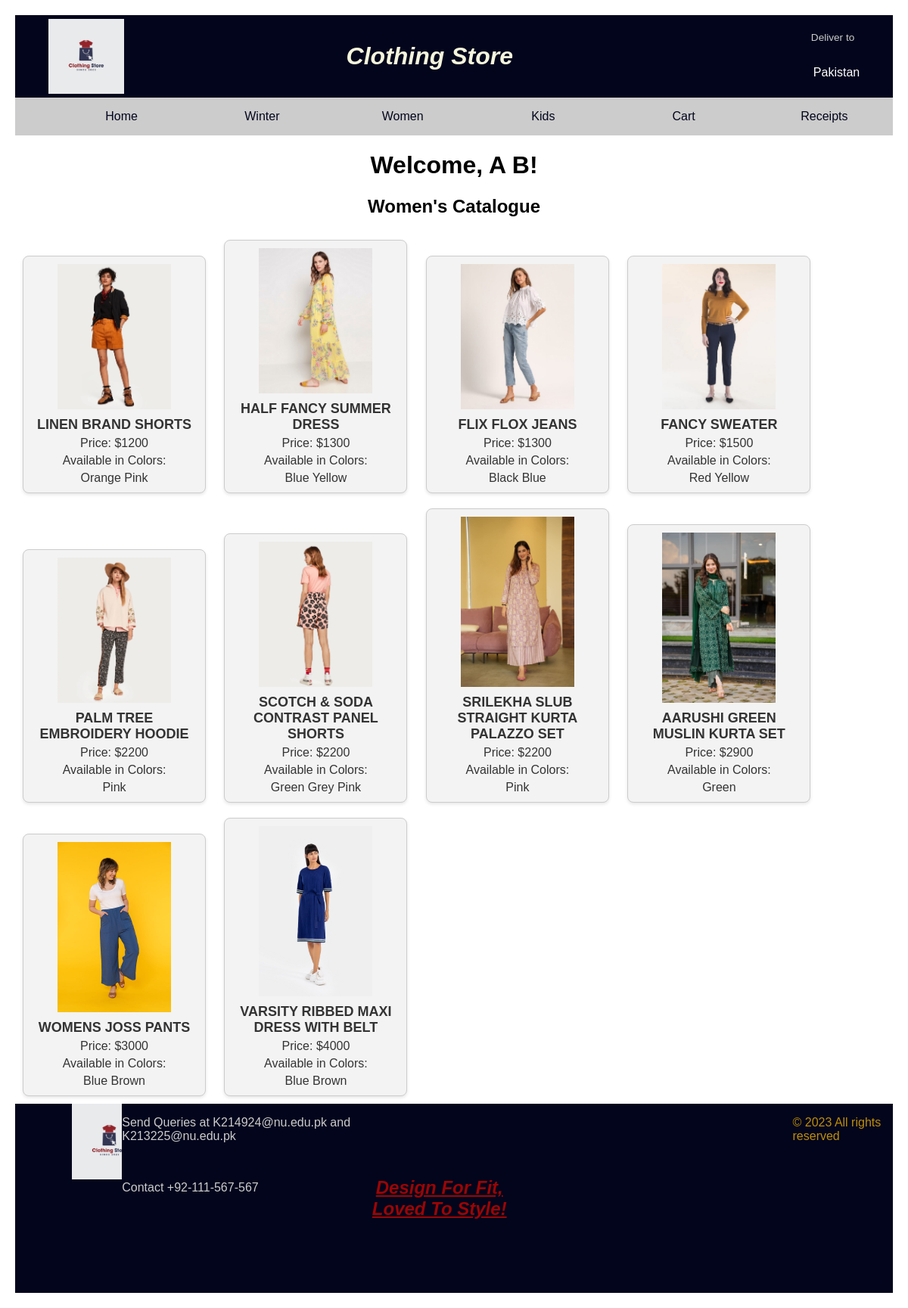
The app's page /myproject/women.php?email=ab@gmail.com with its own data.
### tables this page shows
CREATE TABLE `user` (
  `Email` varchar(50) NOT NULL,
  `First_Name` varchar(25) NOT NULL,
  `Last_Name` varchar(25) NOT NULL,
  `password` varchar(25) NOT NULL
);

CREATE TABLE `clothes` (
  `Clothesid` int(11) NOT NULL,
  `clothes_name` varchar(100) DEFAULT NULL,
  `category` varchar(6) DEFAULT NULL,
  `Price` int(11) NOT NULL,
  `picture` varchar(255) DEFAULT NULL
);

CREATE TABLE `colors` (
  `Clothesid` int(11) NOT NULL,
  `Color` varchar(20) NOT NULL,
  `picture` varchar(255) DEFAULT NULL
);

### myproject/women.php (the view, shortened to what this page needs)
<?php
require_once("db_connection.php");
if (isset($_GET['email'])) {
    $email = $_GET['email'];
    $query = "SELECT first_name, last_name FROM user WHERE email = '$email'";
    $result = mysqli_query($conn, $query);
    if ($result && mysqli_num_rows($result) > 0) {
        $row = mysqli_fetch_assoc($result);
        $firstName = $row['first_name'];
        $lastName = $row['last_name'];
        $fullName = $firstName . " " . $lastName;
    } else {
        $fullName = "User Not Found";
    }
    $queryClothes = "SELECT clothesId, clothes_Name, picture, price FROM clothes WHERE category='women' order by price asc";
    $resultClothes = mysqli_query($conn, $queryClothes);
} else {
    header("Location: previous_page.php");
    exit();
}
?>
<!DOCTYPE html>
<html>
<head>
    <link rel="stylesheet" href="style.css">
</head>
<body>
<header>
        <div class="navbar">
            <div class="nav-logo border">
                <div class="logo"></div>
            </div>
            <div class="nav-text">
                <h1 id="head">Clothing Store</h1>
            </div>
            <div class="nav-address border">
                <p class="add-first">Deliver to</p>
                <div class="add-icon">
                    <p class="add-sec">Pakistan</p>
                </div>
            </div>
        </div>
        <div class="sec-div product-div">
        <a href="homepage.php?email=<?php echo $email; ?>" target="_main" class="home"> Home</a>
        <a href="winter.php?email=<?php echo $email; ?>" target="_main" class="account"> Winter</a>
        <a href="men.php?email=<?php echo $email; ?>" target="_main" class="account"> Women</a>
        <a href="kids.php?email=<?php echo $email; ?>" target="_main" class="account"> Kids</a>
        <a href="proceed_to_cart.php?email=<?php echo $email; ?>" target="_main" class="account"> Cart</a>
        <a href="receipts.php?email=<?php echo $email; ?>" target="_main" class="account"> Receipts</a>
    </div>
    </header>
    <?php
    echo "<h1>Welcome, $fullName!</h1>";
    ?>
    <h2>Women's Catalogue</h2>
    <?php
    if ($resultClothes && mysqli_num_rows($resultClothes) > 0) {
        while ($rowClothes = mysqli_fetch_assoc($resultClothes)) {
    ?>
            <div class="item">
                <a href="product_page.php?email=<?php echo $email; ?>&clothesId=<?php echo $rowClothes['clothesId']; ?>">
                    <img src="<?php echo $rowClothes['picture']; ?>" alt="<?php echo $rowClothes['clothes_Name']; ?>">
                    <h3><?php echo $rowClothes['clothes_Name']; ?></h3>
                    <p>Price: $<?php echo $rowClothes['price']; ?></p>
                    <p>Available in Colors: </p>
                    <?php
                    $colorquery = "SELECT color FROM colors WHERE clothesId = {$rowClothes['clothesId']}";
                    $colorresult = mysqli_query($conn, $colorquery);
                    if ($colorresult && mysqli_num_rows($colorresult) > 0) {
                        while ($color = mysqli_fetch_assoc($colorresult)) {
                            echo $color['color'] . " ";
                        }
                    } else {
                        echo "Not specified";
                    }
                    ?>
                </a>
            </div>
    <?php
        }
    } else {
        echo "No items found.";
    }
    ?>
</body>
<footer>
    <div class="info">
        <div class="info-logo">
        </div>
        <div class="queries">
            <p>Send Queries at K214924@nu.edu.pk and K213225@nu.edu.pk</p>
            <br>
            <i class="fa-solid fa-phone"></i><p class="contact">Contact +92-111-567-567</p>
        </div>
        <div class="tag">
            <h2>Design For Fit, Loved To Style!</h2>
        </div>
        <div class="copyright">
            <p class="copy">&copy; 2023 All rights reserved</p>
        </div>
    </div>
</footer>
</html>

### myproject/style.css (style rules this page uses)
.nav-logo { height: 99px; width: 100px; justify-content: center; display: flex; align-items: center; }
.border { border: 2px solid transparent; }
.logo { background-image: url("LOGO.jpg"); background-size: cover; height: 100%; width: 100%; }
.nav-text { margin-left: 250px; color: beige ; }
#head { font-style: italic; }
.nav-address { margin-left: 350px; }
.add-first { color: #cccccc; font-size: 0.85rem; }
.add-sec { font-size: 1rem; margin-left: 3px; }
.add-icon { display: flex; align-items: center; }
.navbar { height: 109px; color: white; background-color: #02051c; display: flex; align-items: center; justify-content: space-evenly; }
.sec-div { color: white; background-color: #cccccc; height: 50px; padding-left: 50px; display: flex; align-items: center; }
.sec-div a { text-decoration: none; transition: color 0.3s; }
.home { color: #02051c; }
.account { color: #02051c; }
.info { height: 250px; background-color: #02051c; display: flex; justify-content: space-evenly; }
.info-logo { background-image: url("LOGO.jpg"); background-size: cover; height: 100px; width: 100px; margin-left: 75px; display: flex; align-items: center; justify-content: center; }
.queries { color: #cccccc; }
.tag { display: flex; justify-content: center; align-items: center; color: rgb(155, 5, 5); padding-right: 350px; text-decoration: underline; font-style: italic; }
.copyright { height: 100px; width: 200px }
.copy { color: rgb(190, 142, 7); }
footer { position: relative; bottom: 0; }
.product-div { justify-content: center; text-align: center; }
.product-div a { width: 80%; margin: auto; }

### myproject/women.php (style rules this page uses)
.item { display: inline-block; margin: 10px; text-align: center; }
.item img { width: 200px; height: auto; }
.item a { text-decoration: none; color: #333; display: block; }
body { font-family: Arial, sans-serif; margin: 20px; }
h1 { text-align: center; }
h2 { text-align: center; }
.item { display: inline-block; margin: 10px; text-align: center; width: 220px; border: 1px solid #ccc; padding: 10px; border-radius: 8px; background-color: #f3f3f3; box-shadow: 0 2px 4px rgba(0, 0, 0, 0.1); }
.item img { width: 150px; height: auto; display: block; margin: 0 auto 10px; }
.item h3 { font-size: 18px; margin: 5px 0; }
.item p { font-size: 16px; margin: 5px 0; }

### records on screen
user: fullName "A B"
clothes: picture (picture), clothes_name "LINEN BRAND SHORTS", Price "1200"
colors: Color "Orange"
colors: Color "Pink"
clothes: picture (picture), clothes_name "HALF FANCY SUMMER DRESS", Price "1300"
colors: Color "Blue"
colors: Color "Yellow"
clothes: picture (picture), clothes_name "FLIX FLOX JEANS", Price "1300"
colors: Color "Black"
colors: Color "Blue"
clothes: picture (picture), clothes_name "FANCY SWEATER", Price "1500"
colors: Color "Red"
colors: Color "Yellow"
clothes: picture (picture), clothes_name "PALM TREE EMBROIDERY HOODIE", Price "2200"
colors: Color "Pink"
clothes: picture (picture), clothes_name "SCOTCH & SODA CONTRAST PANEL SHORTS", Price "2200"
colors: Color "Green"
colors: Color "Grey"
colors: Color "Pink"
clothes: picture (picture), clothes_name "SRILEKHA SLUB STRAIGHT KURTA PALAZZO SET", Price "2200"
colors: Color "Pink"
clothes: picture (picture), clothes_name "AARUSHI GREEN MUSLIN KURTA SET", Price "2900"
colors: Color "Green"
clothes: picture (picture), clothes_name "WOMENS JOSS PANTS", Price "3000"
colors: Color "Blue"
colors: Color "Brown"
clothes: picture (picture), clothes_name "VARSITY RIBBED MAXI DRESS WITH BELT", Price "4000"
colors: Color "Blue"
colors: Color "Brown"
